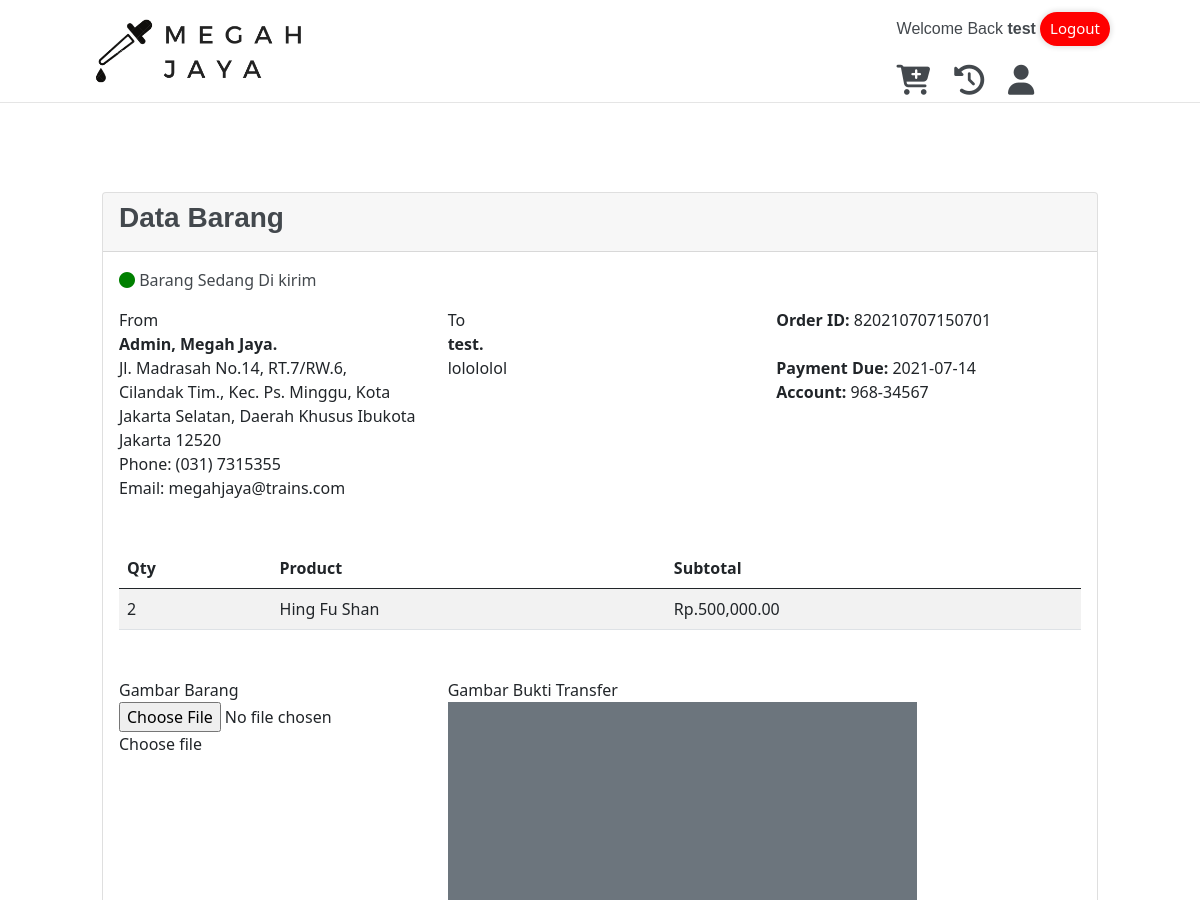
Before: /user-transaction-detail.php?idt=820210707150701 (signed in, upper part) with the older database file.
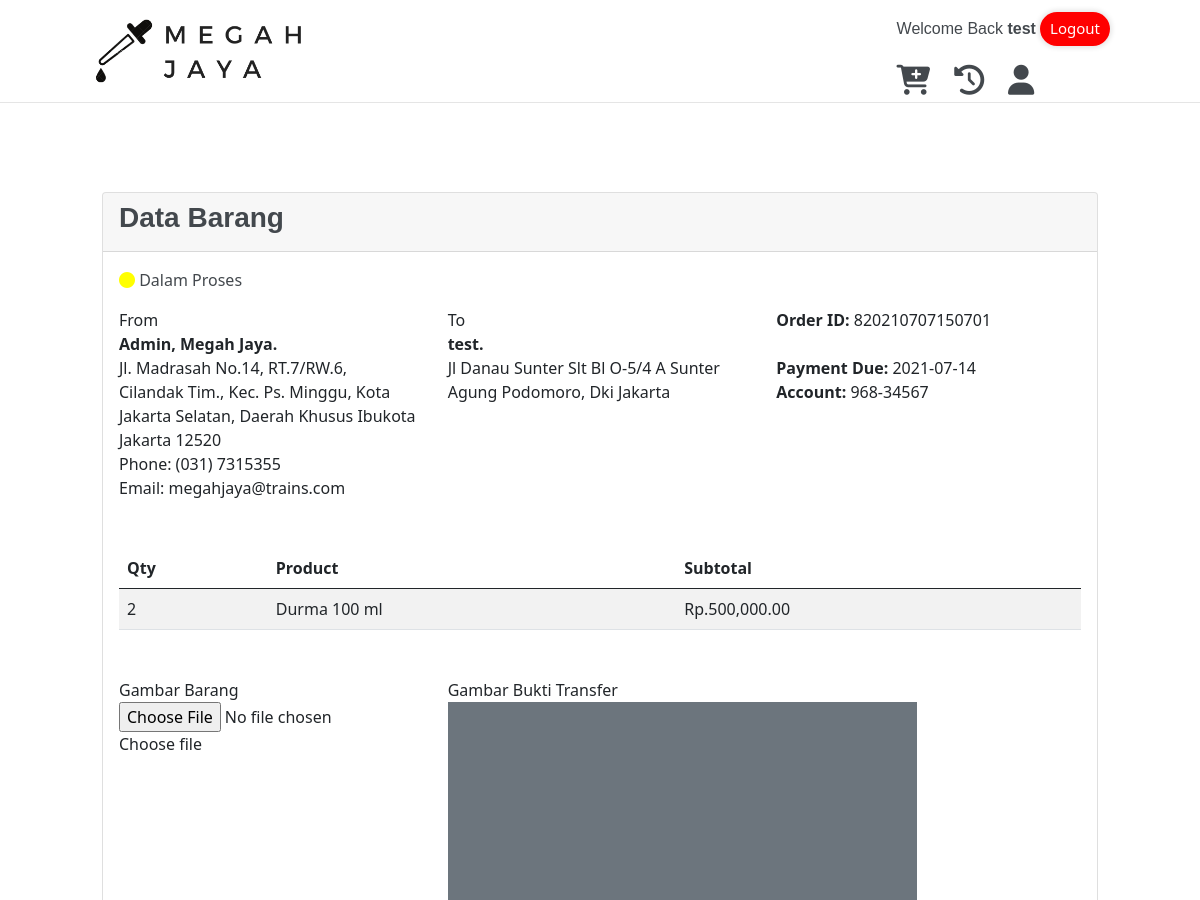
After: the same page with the newer database file.
### tables this page shows
CREATE TABLE `user` (
  `username` varchar(16) DEFAULT NULL,
  `password` varchar(255) NOT NULL,
  `email` varchar(100) NOT NULL,
  `kecamatan` varchar(100) DEFAULT NULL,
  `Kode_Pos` int(11) DEFAULT NULL,
  `alamat` varchar(255) DEFAULT NULL,
  `telepon` varchar(20) DEFAULT NULL,
  `Status` int(1) NOT NULL DEFAULT '0',
  `ID` int(11) NOT NULL
);

CREATE TABLE `tranksaksi` (
  `ID` varchar(25) NOT NULL,
  `ID_user` int(11) NOT NULL,
  `Total_Harga` int(11) NOT NULL,
  `Date` varchar(25) NOT NULL,
  `Status` int(1) DEFAULT '0',
  `bukti_transfer` varchar(100) DEFAULT NULL,
  `no_resi` varchar(100) DEFAULT NULL
);

CREATE TABLE `detail_tranksaksi` (
  `ID_tranksaksi` varchar(20) NOT NULL,
  `ID_Barang` int(11) NOT NULL,
  `jumlah_barang` int(11) NOT NULL,
  `harga` int(11) NOT NULL
);

CREATE TABLE `barang` (
  `ID` int(11) NOT NULL,
  `Nama` varchar(100) NOT NULL,
  `Deskripsi` varchar(255) DEFAULT NULL,
  `Kategori` varchar(50) NOT NULL,
  `Harga` int(11) DEFAULT '0',
  `Stok` int(11) DEFAULT '0',
  `thumbnail` varchar(100) DEFAULT NULL,
  `gambar_1` varchar(100) DEFAULT NULL,
  `gambar_2` varchar(100) DEFAULT NULL,
  `gambar_3` varchar(100) DEFAULT NULL
);

### upload-bukti-TF.php (called while the page is built, shortened)
<?php
    require 'Function.php';
    $idSession = $_SESSION["ID"];
    $idTranksaksi = $_GET["idt"];
?>

### Function.php (called while the page is built, shortened)
<?php
    $conn = mysqli_connect("localhost","root","","projek_fai");
    function querryRead($querry){
        global $conn;
        $result = mysqli_query($conn, $querry);
        $rows = [];
        while ($row = mysqli_fetch_assoc($result)){
            $rows[] = $row;
        }
        return $rows;
    }
?>

### user-transaction-detail.php (the view, shortened to what this page needs)
<?php
    require 'upload-bukti-TF.php';
    $resultUser = querryRead("SELECT * FROM user WHERE ID = $idSession")[0];
    $resultTransaksi = querryRead("SELECT * FROM tranksaksi WHERE ID_user = $idSession AND ID = '$idTranksaksi'")[0];
    $resultDetailTransaksi = querryRead("SELECT * FROM detail_tranksaksi WHERE ID_tranksaksi = '$idTranksaksi'");
    $date = explode(" ",$resultTransaksi["Date"])[0];
    $date = date('Y-m-d', strtotime($date."+7 days"));
?>
<?php include 'header.php'; ?>
<section class="section-1 transaction-detail">
    <div class="prelative">
        <section class="content">
            <div class="container-fluid">
                <div class="row">
                    <div class="col-md-12">
                        <div class="card card-success">
                            <div class="card-header">
                                <h3 class="card-title">Data Barang</h3>
                            </div>
                            <form action="" method="post" enctype="multipart/form-data">
                                <div class="row invoice-info p-3">
                                    <?php if($resultTransaksi["Status"] == 0): ?>
                                    <a href="#" class="content-table mb-3">
                                        <i class="fas fa-circle bayaren"></i>
                                        Menunggu Bukti Transfer
                                    </a>
                                    <?php elseif($resultTransaksi["Status"] == 1): ?>
                                    <a href="#" class="content-table mb-3">
                                        <i class="fas fa-circle waiting-payment"></i>
                                        Dalam Proses
                                    </a>
                                    <?php elseif($resultTransaksi["Status"] == 2): ?>
                                    <a href="#" class="content-table mb-3">
                                        <i class="fas fa-circle on-shipment"></i>
                                        Barang Sedang Di kirim
                                    </a>
                                    <?php endif ?>
                                    <div class="col-sm-4 invoice-col">
                                        From
                                        <address>
                                            <strong>Admin, Megah Jaya.</strong><br>
                                            Jl. Madrasah No.14, RT.7/RW.6,<br>
                                            Cilandak Tim., Kec. Ps. Minggu, Kota Jakarta Selatan, Daerah Khusus Ibukota
                                            Jakarta 12520<br>
                                            Phone: (031) 7315355<br>
                                            Email: megahjaya@trains.com
                                        </address>
                                    </div>
                                    <div class="col-sm-4 invoice-col">
                                        To
                                        <address>
                                            <strong><?= $resultUser["username"] ?>.</strong><br>
                                            <?= $resultUser["alamat"] ?>
                                        </address>
                                    </div>
                                    <div class="col-sm-4 invoice-col">
                                        <b>Order ID:</b> <?= $resultTransaksi["ID"] ?><br>
                                        <br>
                                        <b>Payment Due:</b> <?= $date ?> <br>
                                        <b>Account:</b> 968-34567
                                    </div>
                                </div>
                                <div class="row p-3">
                                    <div class="col-12 table-responsive">
                                        <table class="table table-striped">
                                            <thead>
                                                <tr>
                                                    <th>Qty</th>
                                                    <th>Product</th>
                                                    <th>Subtotal</th>
                                                </tr>
                                            </thead>
                                            <tbody>
                                                <?php
                                                    for($i=0;$i<count($resultDetailTransaksi);$i++):
                                                        $idbarang = $resultDetailTransaksi[$i]["ID_Barang"];
                                                        $resultBarang = querryRead("SELECT * FROM barang WHERE ID = $idbarang")[0];
                                                ?>
                                                    <tr>
                                                        <td><?= $resultDetailTransaksi[$i]["jumlah_barang"] ?></td>
                                                        <td><?= $resultBarang["Nama"] ?></td>
                                                        <td>Rp.<?= number_format($resultDetailTransaksi[$i]["jumlah_barang"]*$resultDetailTransaksi[$i]["harga"],2) ?></td>
                                                    </tr>
                                                <?php endfor ?>
                                            </tbody>
                                        </table>
                                    </div>
                                </div>
                                <div class="card-body row">
                                    <div class="form-group col-md-4">
                                        <label for="exampleInputFile">Gambar Barang</label>
                                        <div class="input-group">
                                            <div class="custom-file">
                                                <input type="file" class="custom-file-input" id="exampleInputFile"
                                                    name="buktiTransfer">
                                                <label class="custom-file-label" for="exampleInputFile">Choose
                                                    file</label>
                                            </div>
                                        </div>
                                    </div>
                                    <div class="form-group col-md-6">
                                        <label>Gambar Bukti Transfer</label>
                                        <img src="dist/img/img-bukti-transfer/<?= $resultTransaksi["bukti_transfer"] ?>" alt="" class="w-100">
                                    </div>
                                </div>
                            </form>
                        </div>
                    </div>
                </div>
            </div>
        </section>
    </div>
</section>
<?php include 'footer.php'; ?>

### header.php (shortened to what this page needs)
<!doctype html>
<html lang="en">
<head>
    <link href="https://cdn.jsdelivr.net/npm/bootstrap@5.0.2/dist/css/bootstrap.min.css" rel="stylesheet"
>
    <link rel="stylesheet" href="dist/css/style.css">
    <link rel="stylesheet" type="text/css" href="slick/slick.css"/>
<link rel="stylesheet" type="text/css" href="slick/slick-theme.css"/>
</head>
<body>
    <section class="header">
        <div class="prelative py-3 mt-0">
            <a href="home.php">
                <img src="dist/img/img-src/web-logo.png" alt="" id="kembali-keatas" class="web-logo-header">
            </a>
            <div class="float-right">
                <div class="col-md-12">
                    <p class="username">
                        Welcome Back <b><?= $resultUser["username"] ?></b>
                    </p>
                    <a href="ClearSession.php" class="logout-button">
                        Logout
                    </a>
                </div>
                <div class="col-md-12">
                    <a href="keranjang-belanja.php" class="navigation-button">
                        <i class="fas fa-cart-plus"></i>
                    </a>
                    <a href="user-transaction-list.php" class="navigation-button px-3">
                        <i class="fas fa-history"></i>
                    </a>
                    <a href="user-profile.php" class="navigation-button">
                        <i class="fas fa-user"></i>
                    </a>
                </div>
            </div>
        </div>
    </section>

### footer.php (shortened to what this page needs)
</body>
</html>

Changed rows visible on the page:
changed user "test": alamat "lolololol" → "Jl Danau Sunter Slt Bl O-5/4 A Sunter Agung Podomoro, Dki Jakarta"
changed tranksaksi id 820210707150701: Status 2 → 1 (drawn)
changed through a linked row, detail_tranksaksi: ID_Barang.Nama "Hing Fu Shan" → "Durma 100 ml"
Other visible differences:
text no longer shown: "Barang Sedang Di kirim"
text now shown: "Dalam Proses"
